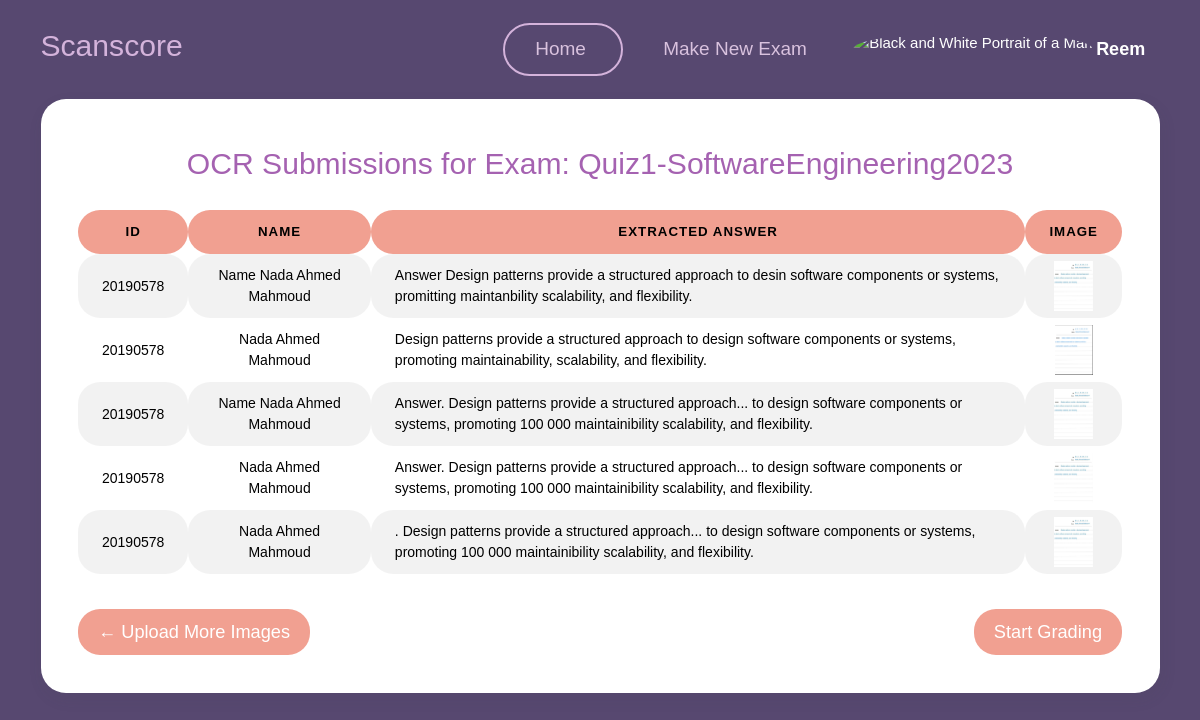
/teacher/exam/28/view_submissions_ocr/ (signed in), run on an earlier commit of the app's database.
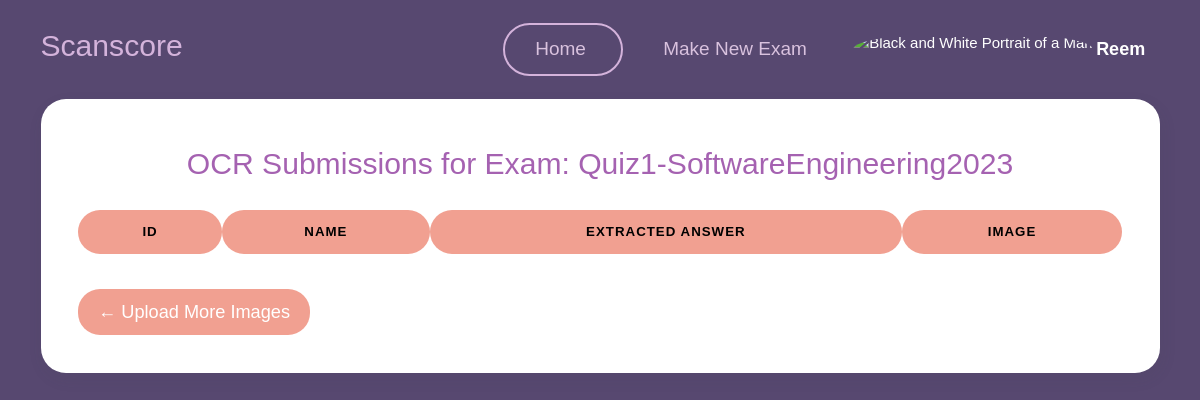
And on a later commit of the database.
### myapp/models.py (models this page shows)
class User(AbstractUser):
    userType = models.CharField(max_length=10, choices=[('teacher', 'Teacher'), ('student', 'Student')])

class Exam(models.Model):
    name = models.CharField(max_length=100)
    teacher = models.ForeignKey(User, on_delete=models.CASCADE)
    question= models.TextField(max_length=10000)
    model_answer = models.TextField(max_length=10000)
    keywordsList = models.TextField(max_length=10000,null=True,blank=True)
    is_active = models.BooleanField(default=False)
    time_created = models.DateTimeField(auto_now_add=True)
    time_updated = models.DateTimeField(auto_now=True)
    ocr_graded = models.BooleanField(default=False)

class ExamSubmissionOCR(models.Model):
    exam = models.ForeignKey(Exam, on_delete=models.CASCADE, related_name='ocr_submissions')
    teacher = models.ForeignKey(User, on_delete=models.CASCADE, related_name='ocr_submissions')
    student_id = models.CharField(max_length=20)
    student_name= models.CharField(max_length=100,default='Anonymous')
    image = models.ImageField(upload_to='ocr_images/')
    extracted_text = models.TextField(blank=True, null=True)
    score = models.DecimalField(max_digits=5, decimal_places=3, validators=[MaxValueValidator(10.000)])
    is_graded = models.BooleanField(default=False)
    time_created = models.DateTimeField(auto_now_add=True)

### myapp/views.py (the view)
# urls.py: path('teacher/exam/<int:exam_id>/view_submissions_ocr/', views.view_submissions_ocr, name='view_submissions_ocr'),
@login_required
def view_submissions_ocr(request, exam_id):
    exam = get_object_or_404(Exam, pk=exam_id)
    submissions = ExamSubmissionOCR.objects.filter(exam=exam)
    return render(request, 'myapp/teacher/view_submissions_ocr.html', {
        'exam': exam,
        'submissions': submissions
    })

### templates/myapp/teacher/view_submissions_ocr.html (shortened to what this page needs)
{% load static %}
<!DOCTYPE html>
<html lang="en">
<head>
    <link href="{% static 'vendor/datatables/dataTables.bootstrap4.min.css' %}" rel="stylesheet">
    <link href="{% static 'vendor/aos/aos.css' %}" rel="stylesheet">
    <link href="{% static 'vendor/bootstrap/css/bootstrap.min.css' %}" rel="stylesheet">
    <link href="{% static 'vendor/bootstrap-icons/bootstrap-icons.css' %}" rel="stylesheet">
    <link href="{% static 'vendor/boxicons/css/boxicons.min.css' %}" rel="stylesheet">
    <link href="{% static 'vendor/glightbox/css/glightbox.min.css' %}" rel="stylesheet">
    <link href="{% static 'vendor/remixicon/remixicon.css' %}" rel="stylesheet">
    <link href="{% static 'vendor/swiper/swiper-bundle.min.css' %}" rel="stylesheet">
    <link href="{% static 'css/style.css' %}" rel="stylesheet">
    <link href="{% static 'assets/css/bootstrap.min.css' %}" rel="stylesheet">
    <link href="{% static 'assets/css/plugins.min.css' %}" rel="stylesheet">
    <link href="{% static 'assets/css/kaiadmin.min.css' %}" rel="stylesheet">
</head>
<body>
    <header id="header">
        <div class="container align-items-center justify-content-between">
            <h1 class="me-auto"><a href="{% url 'teacher_dashboard' %}" style="color: #d4b3db;">Scanscore</a></h1>
            <nav id="navbar" class="navbar order-last order-lg-0">
                <ul>
                    <li><a class="nav-link scrollto Active" href="{% url 'teacher_dashboard' %}" id="home">Home</a>
                    </li>
                    <li><a class="nav-link scrollto" href="{% url 'create_exam' %}" id="makenew">Make New Exam</a></li>
                    <li class="dropdown">
                        <a href="#">
                            <img src="{% static 'img/unknown_user.jpg' %}" class="rounded-circle" height="35"
                                alt="Black and White Portrait of a Man" loading="lazy" />
                            <strong class="d-none d-sm-block ms-1" id="username">{{ user.first_name }}</strong><i
                                class="bi bi-chevron-down"></i>
                        </a>
                    </li>
                </ul>
            </nav>
        </div>
    </header>
    <div class="container">
        <div class="justify-content-center" data-aos="fade-up" data-aos-delay="200">
            <div class="card text-black">
                <h1 style="text-align: center;margin-top: 2%;color:#a562b1;">OCR Submissions for Exam: {{ exam.name }}
                </h1>
                <div class="card-body">
                    <div class="table-responsive">
                        <table id="basic-datatables" class="display table table-striped table-hover"
                            style="border-radius: 22px !important; text-align: center;">
                            <thead>
                                <tr>
                                    <th class="style2"> ID</th>
                                    <th class="style2"> Name</th>
                                    <th class="style2"> Extracted Answer</th>
                                    <th class="style2"> Image</th>
                                </tr>
                            </thead>
                            <tbody>
                                {% for submission in submissions %}
                                <tr>
                                    <td class="Border">{{ submission.student_id }}</td>
                                    <td class="Border">{{ submission.student_name }}</td>
                                    <td class="Border" style="text-align: left;">{{ submission.extracted_text }}</td>
                                    <td class="Border">
                                        <img src="{{ submission.image.url }}" alt="Student Submission"
                                            style="cursor: pointer; max-width: 200px; max-height: 50px;"
                                            onclick="showModal('{{ submission.image.url }}')">
                                    </td class="Border">
                                </tr>
                                {% endfor %}
                            </tbody>
                        </table>
                    </div>
                    <div class="d-flex justify-content-between" style="text-align: right; margin-top: 2%;">
                        <a href="{% url 'upload_images' exam.id %}" class="btn btn-success">← Upload More Images</a>
                        {% if submissions %}
                        <form action="{% url 'view_grades_ocr' exam.id %}" method="post">
                            <button type="submit" class="btn btn-success">Start Grading</button>
                        </form>
                        {% endif %}
                    </div>
                </div>
            </div>
        </div>
    </div>
</body>
</html>

### Scanscore/static/css/style.css (style rules this page uses)
body { font-family: "Open Sans", sans-serif; background: #574870 !important; }
:root { --background-color: #ffffff; --background-color-rgb: 255, 255, 255; --default-color: #444444; --default-color-rgb: 68, 68, 68; --heading-color: #9e69a9; --heading-color-rgb: 55, 81, 126; --accent-color: #9e69a9; --accent-color-rgb: 71, 178, 228; --contrast-color: #ffffff; --contrast-color-rgb: 255, 255, 255; }
#home { color: #d9c2de; width: 120px; border-radius: 50px; font-size: 19px; }
#makenew { color: #d9c2de; font-size: 19px; width: 190px; margin-left: 10px; border-radius: 50px; }
#header { background-color: transparent; }
#header .container { display: flex; justify-content: center; align-items: center; height: 100%; }
#username { font-size: 18px; }
.Active { border: 2px solid #b47ec0 !important; }
a { text-decoration: none; }
#header { transition: all 0.5s; z-index: 997; padding: 15px 0; }
.navbar { padding: 0; }
.navbar ul { margin: 0; padding: 0; display: flex; list-style: none; align-items: center; }
.navbar li { position: relative; }
.navbar a, .navbar a:focus { display: flex; align-items: center; justify-content: space-between; padding: 10px 0 10px 30px; font-size: 15px; font-weight: 500; color: #fff; white-space: nowrap; transition: 0.3s; }
.navbar a i, .navbar a:focus i { font-size: 12px; line-height: 0; margin-left: 5px; }

### templates/myapp/teacher/view_submissions_ocr.html (style rules this page uses)
#header { background-color: transparent; }
#header .container { display: flex; justify-content: center; align-items: center; height: 100%; }
.card { padding: 20px; border-radius: 25px; }
.btn { display: inline-block; padding: 10px 20px; margin-bottom: 0; font-size: 14px; font-weight: 400; line-height: 1.42857143; text-align: center; white-space: nowrap; vertical-align: middle; cursor: pointer; border: none; border-radius: 22px; background-color: #f1a091 !important; color: white !important; }
.btn-success { border-color: #f1a091; font-size: 130%; }
.Active { border: 2px solid #d4b3db !important; }
.style2 { background-color: #f1a091 !important; border-radius: 22px !important; }

What changed in the data, as far as the page shows it:
removed ExamSubmissionOCR: student_id "20190578", student_name "Name Nada Ahmed Mahmoud", extracted_text "Answer Design patterns provide a structured approach to desin software components or systems, promitting maintanbility scalability, and flexibility.", image (picture)
removed ExamSubmissionOCR: student_id "20190578", student_name "Nada Ahmed Mahmoud", extracted_text "Design patterns provide a structured approach to design software components or systems, promoting maintainability, scalability, and flexibility.", image (picture)
removed ExamSubmissionOCR: student_id "20190578", student_name "Name Nada Ahmed Mahmoud", extracted_text "Answer. Design patterns provide a structured approach... to design software components or systems, promoting 100 000 maintainibility scalability, and flexibility.", image (picture)
removed ExamSubmissionOCR: student_id "20190578", student_name "Nada Ahmed Mahmoud", extracted_text "Answer. Design patterns provide a structured approach... to design software components or systems, promoting 100 000 maintainibility scalability, and flexibility.", image (picture)
removed ExamSubmissionOCR: student_id "20190578", student_name "Nada Ahmed Mahmoud", extracted_text ". Design patterns provide a structured approach... to design software components or systems, promoting 100 000 maintainibility scalability, and flexibility.", image (picture)
Also different on the page:
text no longer shown: "Start Grading"
